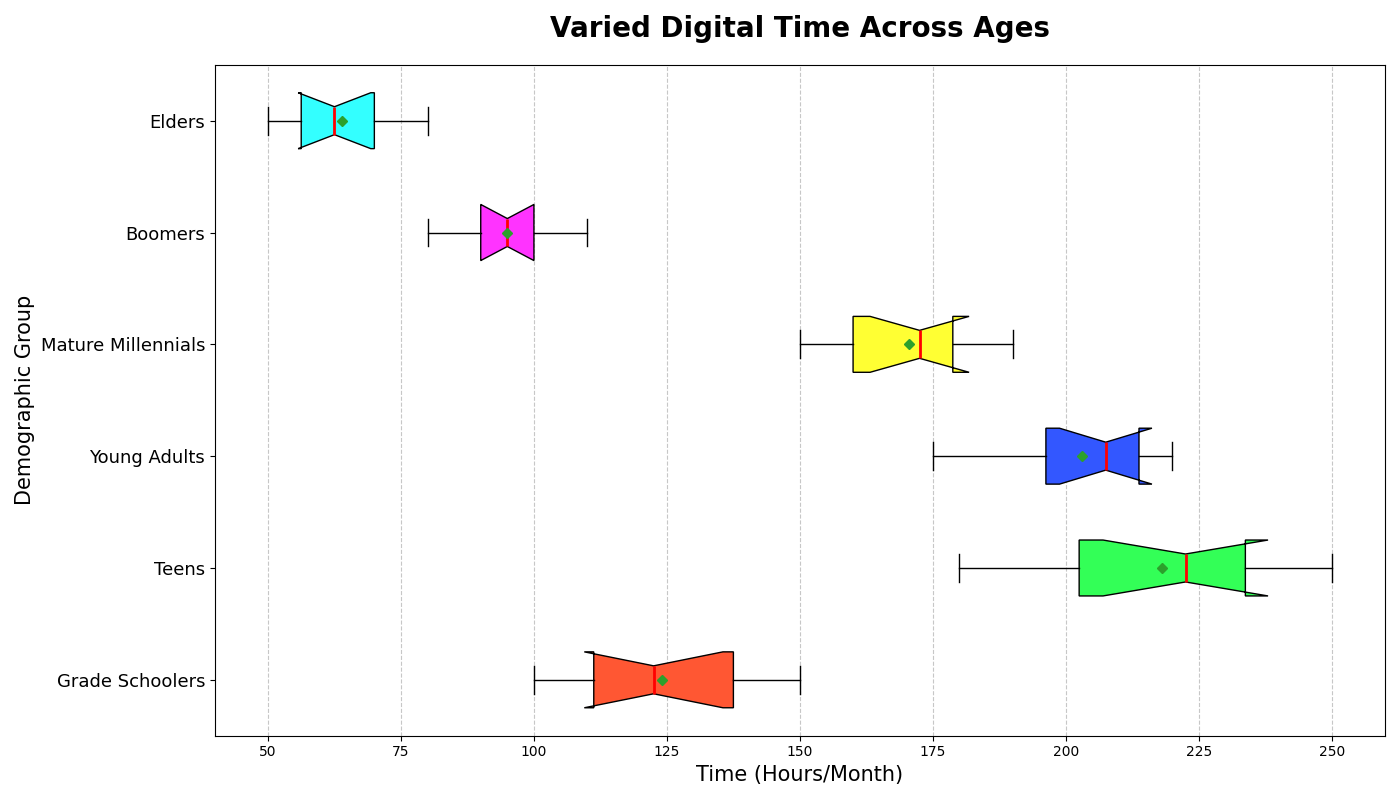

Generate this figure with Python:
import matplotlib.pyplot as plt

age_groups = [
    'Grade Schoolers', 'Teens', 'Young Adults', 
    'Mature Millennials', 'Boomers', 'Elders'
]

screen_time_6_12 = [120, 130, 110, 115, 145, 150, 100, 105, 140, 125]
screen_time_13_18 = [200, 220, 210, 190, 180, 230, 240, 250, 225, 235]
screen_time_19_25 = [180, 175, 200, 220, 210, 195, 205, 210, 215, 220]
screen_time_26_40 = [150, 160, 175, 180, 185, 160, 170, 175, 160, 190]
screen_time_41_60 = [90, 100, 95, 85, 80, 105, 110, 95, 100, 90]
screen_time_60_plus = [60, 70, 55, 50, 65, 60, 75, 80, 70, 55]

screen_time_data = [
    screen_time_6_12, screen_time_13_18, screen_time_19_25,
    screen_time_26_40, screen_time_41_60, screen_time_60_plus
]

fig, ax = plt.subplots(figsize=(14, 8))
box = ax.boxplot(screen_time_data, vert=False, patch_artist=True, notch=True, showmeans=True)

# Applying new contrasting colors
colors = ['#ff5733', '#33ff57', '#3357ff', '#ffff33', '#ff33ff', '#33ffff']
for patch, color in zip(box['boxes'], colors):
    patch.set_facecolor(color)

for mean, median in zip(box['means'], box['medians']):
    mean.set(marker='D', color='blue', markersize=5)
    median.set(color='red', linewidth=2)

ax.set_title('Varied Digital Time Across Ages', fontsize=20, fontweight='bold', pad=20)
ax.set_xlabel('Time (Hours/Month)', fontsize=15)
ax.set_yticklabels(age_groups, fontsize=13)
ax.set_ylabel('Demographic Group', fontsize=15)
ax.xaxis.grid(True, linestyle='--', alpha=0.7)

plt.tight_layout()
plt.show()
